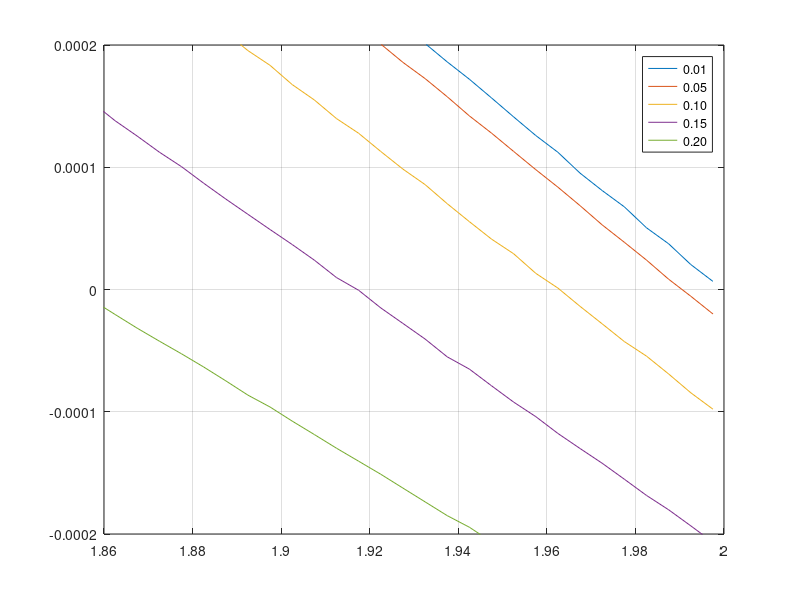

This chart was generated by the following MATLAB code:
a = dlmread('decregbig/octave_1_1.txt');
a = a + dlmread('decregbig/octave_1_2.txt');
a = a + dlmread('decregbig/octave_1_3.txt');
a = a + dlmread('decregbig/octave_1_4.txt');
b = dlmread('decregbig/octave_3_1.txt');
b = b + dlmread('decregbig/octave_3_2.txt');
b = b + dlmread('decregbig/octave_3_3.txt');
b = b + dlmread('decregbig/octave_3_4.txt');
size(a)
x = [1.5025:0.005:1.9975];
size(x)
timing = 0.01:0.01:0.3;
size(timing)
d_ab = (a-b)/3000000000;
y = [d_ab];
pick = [1,5,10,15,20];

figure(1)
plot(x,y(pick,:))
grid on
xlim([1.86,2.0])
ylim([-0.0002,0.0002])
legend(num2str(timing(pick),"%.2f\n"))

locs = 100*ones(1,30);
for index=3:30
    locs(index) = find(y(index,:)<0,1);
endfor

actlocs = x(locs);
#result = [timing',locs']
